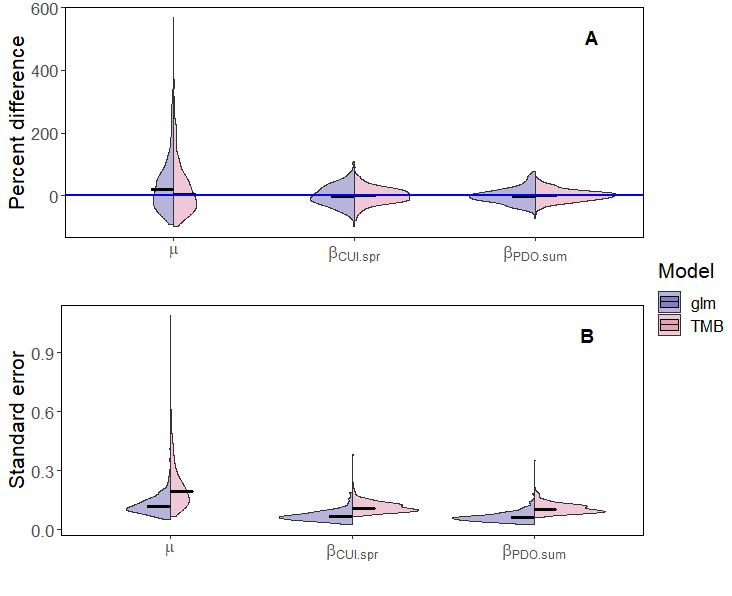

Generate this figure with R:
library(ggplot2)
library(ggpubr)

load(file="simQuadractic.rData")

label_panel <- aggregate(list(value=df$value),by=list(stat=df$stat),max)
label_panel$label <- LETTERS[1:nrow(label_panel)]
label_panel$Model <- "TMB"

med_points <- aggregate(list(value=df$value),by=list(pars=df$pars,stat=df$stat),median)
line_0 <- aggregate(list(value=df$value),by=list(pars=df$pars,stat=df$stat,Model=df$Model),median)
line_0 <- line_0[line_0$stat=="A",]
line_0$line_0 <- 0

pt_se <- aggregate(list(value=df$value),by=list(pars=df$pars,stat=df$stat,Model=df$Model),median)
pt_se <- pt_se[pt_se$stat=="B",]

#https://stackoverflow.com/questions/51228076/ggplot-split-violin-plot-with-horizontal-mean-lines
GeomSplitViolin <- ggproto("GeomSplitViolin", GeomViolin, draw_group = function(self, data, ..., draw_quantiles = NULL){
  data <- transform(data, xminv = x - violinwidth * (x - xmin), xmaxv = x + violinwidth * (xmax - x))
  grp <- data[1,'group']
  newdata <- plyr::arrange(transform(data, x = if(grp%%2==1) xminv else xmaxv), if(grp%%2==1) y else -y)
  newdata <- rbind(newdata[1, ], newdata, newdata[nrow(newdata), ], newdata[1, ])
  newdata[c(1,nrow(newdata)-1,nrow(newdata)), 'x'] <- round(newdata[1, 'x']) 
  if (length(draw_quantiles) > 0 & !scales::zero_range(range(data$y))) {
    stopifnot(all(draw_quantiles >= 0), all(draw_quantiles <= 
                                              1))
    quantiles <- ggplot2:::create_quantile_segment_frame(data, draw_quantiles)
    aesthetics <- data[rep(1, nrow(quantiles)), setdiff(names(data), c("x", "y")), drop = FALSE]
    aesthetics$alpha <- rep(1, nrow(quantiles))
    both <- cbind(quantiles, aesthetics)
    quantile_grob <- GeomPath$draw_panel(both, ...)
    ggplot2:::ggname("geom_split_violin", grid::grobTree(GeomPolygon$draw_panel(newdata, ...), quantile_grob))
  }
  else {
    ggplot2:::ggname("geom_split_violin", GeomPolygon$draw_panel(newdata, ...))
  }
})

geom_split_violin <- function (mapping = NULL, data = NULL, stat = "ydensity", position = "identity", ..., draw_quantiles = NULL, trim = TRUE, scale = "area", na.rm = FALSE, show.legend = NA, inherit.aes = TRUE) {
  layer(data = data, mapping = mapping, stat = stat, geom = GeomSplitViolin, position = position, show.legend = show.legend, inherit.aes = inherit.aes, params = list(trim = trim, scale = scale, draw_quantiles = draw_quantiles, na.rm = na.rm, ...))
}

#Here's the code for t

group_name = c(expression(mu),
               expression(beta[CUI.spr]),
               expression(beta[PDO.sum]))

p <- ggplot(df[df$stat=="A",],aes(pars,value, fill=Model))+
  geom_split_violin(trim=TRUE) +
  stat_summary(fun = median, fun.min = median, fun.max = median,
               geom = "crossbar", 
               width = 0.25,
               position = position_dodge(width = .25)
  ) +
  ylab("Percent difference")+
  xlab("Trial")+
  theme_bw() +
  xlab("")+
  scale_fill_manual(values=plasma(n=3,alpha=0.3))+
  theme(panel.grid.major = element_blank(),
        panel.grid.minor = element_blank(),
        strip.background = element_blank(),
        panel.border = element_rect(colour = "black"))+
  scale_x_discrete(labels=group_name)+
  geom_hline(data=line_0,
             aes(yintercept=line_0),
             colour="blue",
             size=1) +
  theme(text = element_text(size=16))
  
  
p2 <- ggplot(df[df$stat=="B",],aes(pars,value, fill=Model))+
  geom_split_violin(trim=TRUE) +
  stat_summary(fun = median, fun.min = median, fun.max = median,
               geom = "crossbar", 
               width = 0.25,
               position = position_dodge(width = .25)
  ) +
  ylab("Standard error")+
  xlab("Trial")+
  theme_bw() +
  xlab("")+
  scale_x_discrete(labels=group_name)+
  scale_fill_manual(values=plasma(n=3,alpha=0.3))+
  theme(panel.grid.major = element_blank(),
        panel.grid.minor = element_blank(),
        strip.background = element_blank(),
        panel.border = element_rect(colour = "black"))+
  theme(text = element_text(size=16))
  

figure <- ggarrange(p,p2,
                    labels = c("A", "B"),
                    nrow = 2,
                    label.x = c(1,1),
                    label.y = c(1,1),
                    hjust = 5,
                    vjust = 3,
                    # fig.lab.pos = "top.right",
                    common.legend=TRUE,
                    legend="right")

figure
